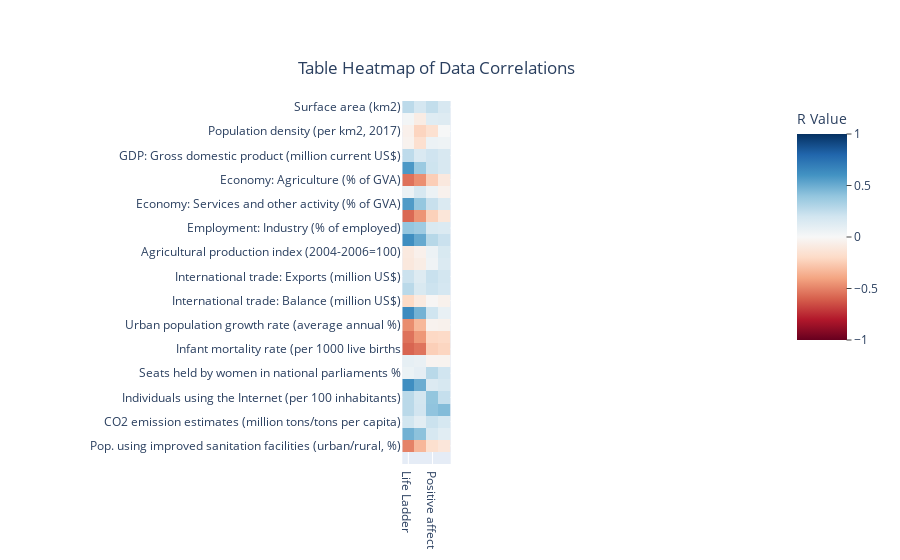

Notebook code for this chart:
### Code cell
#same as above, create a heatmap plot of the corr table
fig = px.imshow(corr_table_2, title= "Table Heatmap of Data Correlations", 
               color_continuous_scale = 'RdBu',
                
                range_color = [-1,1])

fig.update_layout(
    coloraxis_colorbar=dict(
    title="R Value",
    thicknessmode="pixels", thickness=50,
    lenmode="pixels", len=250,
    yanchor="top", y=1,
    ticks="outside"
                            ),
    title={
        'y':0.89,
        'x':0.485,
        'xanchor': 'center',
        'yanchor': 'top'})
pio.write_html(fig, 
"C:/Users/Martin/Documents/GitHub/World-Happiness-Data/Martin_Alvarez-Kuglen/Visualizations/WHR_UN_merged_Heatmap_table.html", 
full_html=False)

fig.show()

### Figure 1 — Plotly figure (JSON) as saved in the notebook; plotly's stock layout.template omitted (floating-point values rounded to 4 significant figures)
{"data": [{"coloraxis": "coloraxis", "hovertemplate": "x: %{x}<br>y: %{y}<br>color: %{z}<extra></extra>", "name": "0", "type": "heatmap", "x": ["Life Ladder", "Social support", "Positive affect", "Freedom to make life choices"], "xaxis": "x", "y": ["Surface area (km2)", "Population in thousands (2017)", "Population density (per km2, 2017)", "Sex ratio (m per 100 f, 2017)", "GDP: Gross domestic product (million current US$)", "GDP per capita (current US$)", "Economy: Agriculture (% of GVA)", "Economy: Industry (% of GVA)", "Economy: Services and other activity (% of GVA)", "Employment: Agriculture (% of employed)", "Employment: Industry (% of employed)", "Employment: Services (% of employed)", "Agricultural production index (2004-2006=100)", "Food production index (2004-2006=100)", "International trade: Exports (million US$)", "International trade: Imports (million US$)", "International trade: Balance (million US$)", "Urban population (% of total population)", "Urban population growth rate (average annual %)", "Fertility rate, total (live births per woman)", "Infant mortality rate (per 1000 live births", "Health: Total expenditure (% of GDP)", "Seats held by women in national parliaments %", "Mobile-cellular subscriptions (per 100 inhabitants).1", "Individuals using the Internet (per 100 inhabitants)", "Threatened species (number)", "CO2 emission estimates (million tons/tons per capita)", "Energy production, primary (Petajoules)", "Pop. using improved sanitation facilities (urban/rural, %)", "Net Official Development Assist. received (% of GNI)"], "yaxis": "y", "z": [[0.2659, 0.179, 0.2447, 0.1648], [0.02381, -0.07818, 0.1272, 0.1324], [-0.05028, -0.2211, -0.1583, 0.004742], [-0.0389, -0.1634, 0.05749, 0.0454], [0.2601, 0.1516, 0.2046, 0.1653], [0.5787, 0.3705, 0.209, 0.165], [-0.5471, -0.4628, -0.2464, -0.1049], [0.05611, 0.1675, 0.06035, -0.04178], [0.5672, 0.3893, 0.2287, 0.1488], [-0.5752, -0.4496, -0.2376, -0.1246], [0.3934, 0.3595, 0.1602, 0.1484], [0.6238, 0.5116, 0.2839, 0.2236], [-0.09818, -0.05178, 0.05993, 0.1608], [-0.1096, -0.07314, 0.04304, 0.1487], [0.2168, 0.1332, 0.2243, 0.1884], [0.2743, 0.1598, 0.2139, 0.181], [-0.2018, -0.09543, -0.01223, -0.0462], [0.6367, 0.4757, 0.2023, 0.07775], [-0.47, -0.3296, -0.03704, -0.044], [-0.5483, -0.4382, -0.207, -0.1967], [-0.5843, -0.5411, -0.2431, -0.2179], [0.08832, 0.07238, -0.03083, -0.03208], [0.06054, 0.09481, 0.2758, 0.1976], [0.6211, 0.4985, 0.1444, 0.168], [0.2726, 0.1904, 0.3954, 0.2382], [0.2746, 0.1954, 0.4025, 0.4377], [0.1932, 0.113, 0.2199, 0.1713], [0.4817, 0.4139, 0.1678, 0.1149], [-0.5014, -0.3318, -0.1678, -0.1221], [null, null, null, null]]}], "layout": {"coloraxis": {"cmax": 1, "cmin": -1, "colorbar": {"len": 250, "lenmode": "pixels", "thickness": 50, "thicknessmode": "pixels", "ticks": "outside", "title": {"text": "R Value"}, "y": 1, "yanchor": "top"}, "colorscale": [[0, "rgb(103,0,31)"], [0.1, "rgb(178,24,43)"], [0.2, "rgb(214,96,77)"], [0.3, "rgb(244,165,130)"], [0.4, "rgb(253,219,199)"], [0.5, "rgb(247,247,247)"], [0.6, "rgb(209,229,240)"], [0.7, "rgb(146,197,222)"], [0.8, "rgb(67,147,195)"], [0.9, "rgb(33,102,172)"], [1, "rgb(5,48,97)"]]}, "title": {"text": "Table Heatmap of Data Correlations", "x": 0.485, "xanchor": "center", "y": 0.89, "yanchor": "top"}, "xaxis": {"anchor": "y", "constrain": "domain", "domain": [0, 1], "scaleanchor": "y"}, "yaxis": {"anchor": "x", "autorange": "reversed", "constrain": "domain", "domain": [0, 1]}}}
